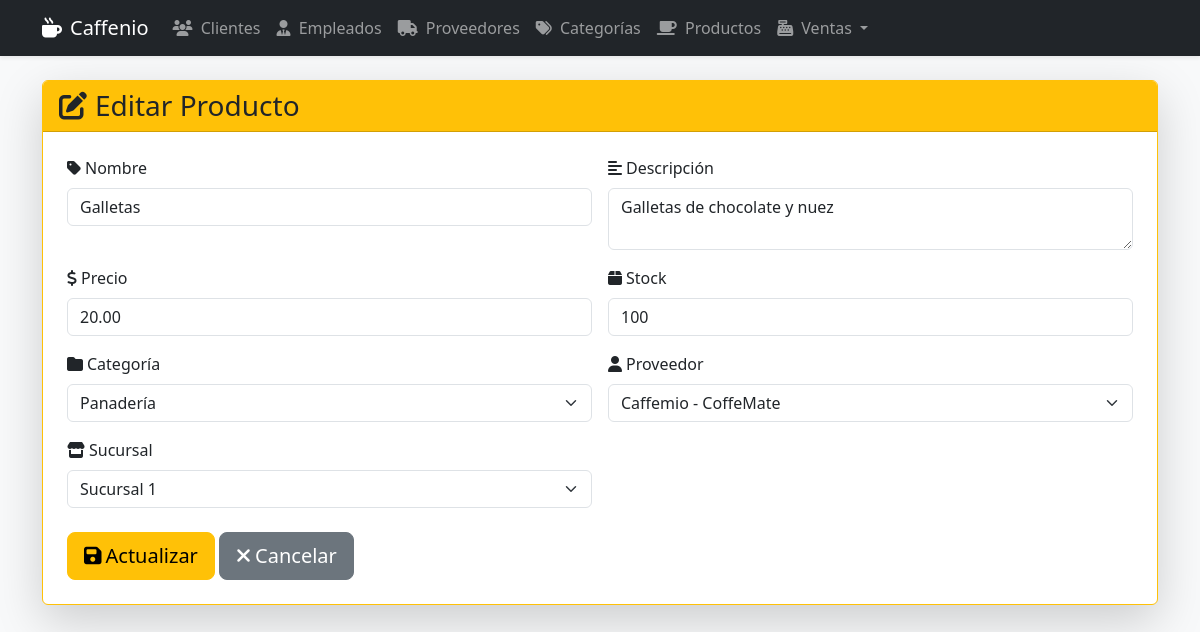
Page /producto/actualizar/1/ on the committed database.
### app_Caffenio/models.py (models this page shows, shortened)
class Producto(models.Model):
    nombre = models.CharField(max_length=100)
    descripcion = models.TextField()
    precio = models.DecimalField(max_digits=10, decimal_places=2)
    stock = models.IntegerField()
    categoria = models.ForeignKey(Categoria, on_delete=models.CASCADE, related_name='productos')
    proveedor = models.ForeignKey(Proveedor, on_delete=models.CASCADE, related_name='productos')
    sucursal = models.CharField(max_length=50, choices=[('Sucursal 1', 'Sucursal 1'), ('Sucursal 2', 'Sucursal 2')])
    categoria = models.ForeignKey(Categoria, on_delete=models.CASCADE, related_name='productos_dup')
    proveedor = models.ForeignKey(Proveedor, on_delete=models.CASCADE, related_name='productos_dup')

class Categoria(models.Model):
    nombre_categoria = models.CharField(
        max_length=30,
        choices=[
            ('cafe_caliente', 'Café Caliente'),
            ('cafe_frio', 'Café Frío'),
            ('sin_cafe', 'Bebidas Sin Café'),
            ('alimentos', 'Alimentos'),
            ('panaderia', 'Panadería'),
            ('mercancia', 'Mercancía')
        ]
    )
    descripcion = models.TextField()                    # 1
    icono = models.CharField(max_length=50, blank=True) # 2
    orden = models.IntegerField(default=0)              # 3
    color = models.CharField(max_length=7, default='#6c757d')   # 4
    activa = models.BooleanField(default=True)          # 5
    fecha_creacion = models.DateTimeField(auto_now_add=True)    # 6

class Proveedor(models.Model):
    nombre = models.CharField(max_length=100)
    empresa = models.CharField(max_length=100)
    telefono = models.CharField(max_length=20)
    correo = models.EmailField()
    direccion = models.CharField(max_length=200)
    pais = models.CharField(max_length=50)
    tipo_producto = models.CharField(max_length=50, choices=[('bebidas', 'Bebidas'), ('alimentos', 'Alimentos'), ('complementos', 'Complementos')])

### app_Caffenio/views.py (the view)
# urls.py: path('producto/actualizar/<int:id>/', views.actualizar_producto, name='actualizar_producto'),
def actualizar_producto(request, id):
    prod = get_object_or_404(Producto, id=id)
    return render(request, 'producto/actualizar_producto.html', {
        'producto': prod,
        'categorias': Categoria.objects.all(),
        'proveedores': Proveedor.objects.all()
    })

### app_Caffenio/templates/producto/actualizar_producto.html (shortened to what this page needs)
{% extends 'base.html' %}
{% block content %}
<div class="card shadow-lg border-warning mt-4">
    <div class="card-header bg-warning text-dark">
        <h3 class="mb-0"><i class="fas fa-edit me-2"></i>Editar Producto</h3>
    </div>
    <div class="card-body p-4">
        <form method="post" action="{% url 'realizar_actualizacion_producto' producto.id %}">
            <div class="row g-3">
                <div class="col-md-6">
                    <label class="form-label"><i class="fas fa-tag me-1"></i>Nombre</label>
                    <input type="text" name="nombre" class="form-control" value="{{ producto.nombre }}" required>
                </div>
                <div class="col-md-6">
                    <label class="form-label"><i class="fas fa-align-left me-1"></i>Descripción</label>
                    <textarea name="descripcion" class="form-control" rows="2" required>{{ producto.descripcion }}</textarea>
                </div>
                <div class="col-md-6">
                    <label class="form-label"><i class="fas fa-dollar-sign me-1"></i>Precio</label>
                    <input type="number" step="0.01" name="precio" class="form-control" value="{{ producto.precio }}" required>
                </div>
                <div class="col-md-6">
                    <label class="form-label"><i class="fas fa-box me-1"></i>Stock</label>
                    <input type="number" name="stock" class="form-control" value="{{ producto.stock }}" required>
                </div>
                <div class="col-md-6">
                    <label class="form-label"><i class="fas fa-folder me-1"></i>Categoría</label>
                    <select name="categoria" class="form-select" required>
                        {% for cat in categorias %}
                        <option value="{{ cat.id }}" {% if cat.id == producto.categoria.id %}selected{% endif %}>
                            {{ cat.get_nombre_categoria_display }}
                        </option>
                        {% endfor %}
                    </select>
                </div>
                <div class="col-md-6">
                    <label class="form-label"><i class="fas fa-user me-1"></i>Proveedor</label>
                    <select name="proveedor" class="form-select" required>
                        {% for prov in proveedores %}
                        <option value="{{ prov.id }}" {% if prov.id == producto.proveedor.id %}selected{% endif %}>
                            {{ prov.nombre }} - {{ prov.empresa }}
                        </option>
                        {% endfor %}
                    </select>
                </div>
                <div class="col-md-6">
                    <label class="form-label"><i class="fas fa-store me-1"></i>Sucursal</label>
                    <select name="sucursal" class="form-select" required>
                        <option value="Sucursal 1" {% if producto.sucursal == 'Sucursal 1' %}selected{% endif %}>Sucursal 1</option>
                    </select>
                </div>
            </div>
            <div class="mt-4">
                <button type="submit" class="btn btn-warning btn-lg"><i class="fas fa-save me-1"></i>Actualizar</button>
                <a href="{% url 'ver_productos' %}" class="btn btn-secondary btn-lg"><i class="fas fa-times me-1"></i>Cancelar</a>
            </div>
        </form>
    </div>
</div>
{% endblock %}

### rows in the picture
Producto: nombre "Galletas", descripcion "Galletas de chocolate y nuez", precio "20.00", stock "100", categoria "Panadería", proveedor "Caffemio - CoffeMate", sucursal "Sucursal 1"
